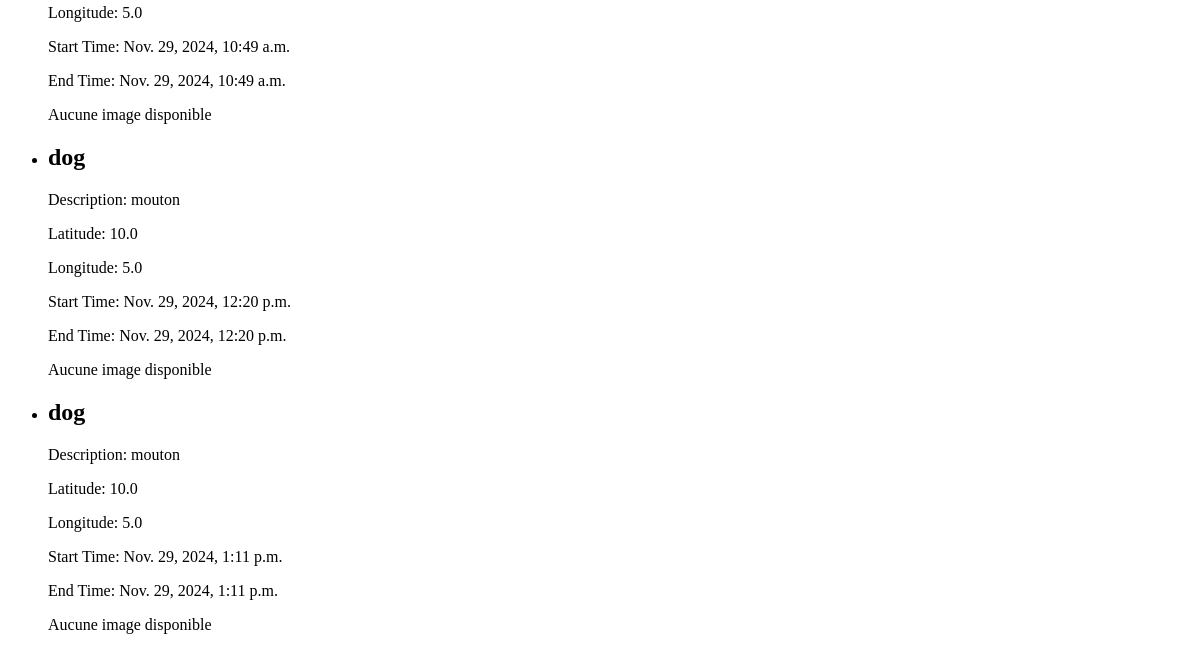
/animals/list/ (lower part), run on an earlier commit of the app's database.
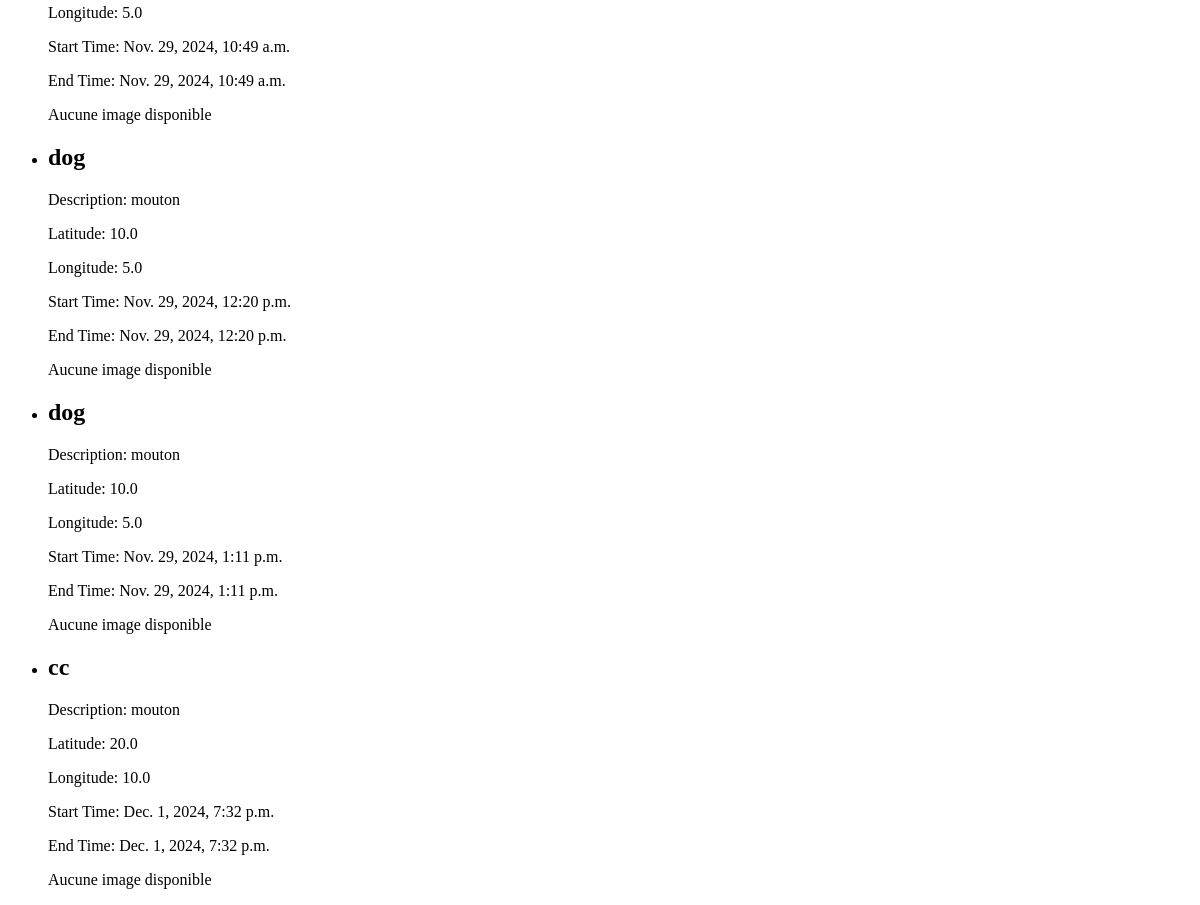
And on a later commit of the database.
### animals/models.py (models this page shows, shortened)
class Animal(models.Model):
    ANIMAL_CHOICES = [
        ('mouton', 'Mouton'),
        ('chat', 'Chat'),
        ('chien', 'Chien'),
    ]
    name = models.CharField(max_length=255)
    latitude = models.FloatField()
    longitude = models.FloatField()
    description = models.CharField(max_length=50, choices=ANIMAL_CHOICES,default='mouton')  # Utilisation de choices
    start_time = models.DateTimeField(default=timezone.now)
    end_time = models.DateTimeField(default=timezone.now)
    image = models.ImageField(upload_to='animal_images/', null=True, blank=True)

### animals/views.py (the view)
# urls.py: path('list/', views.animal_list, name='animal_list'),  # Liste des animaux
def animal_list(request):
    animals = Animal.objects.all()  # Récupère tous les animaux
    return render(request, 'animals/animal_list.html', {'animals': animals})

### animals/templates/animals/animal_list.html (shortened to what this page needs)
<!DOCTYPE html>
<html>
<head>
</head>
<body>
<ul>
    {% for animal in animals %}
        <li>
            <h2>{{ animal.name }}</h2>
            <p>Description: {{ animal.description }}</p>
            <p>Latitude: {{ animal.latitude }}</p>
            <p>Longitude: {{ animal.longitude }}</p>
            <p>Start Time: {{ animal.start_time }}</p>
            <p>End Time: {{ animal.end_time }}</p>
            {% if animal.image %}
                <img src="{{ animal.image.url }}" alt="Image de {{ animal.name }}" width="200">
            {% else %}
                <p>Aucune image disponible</p>
            {% endif %}
        </li>
    {% endfor %}
</ul>
</body>
</html>

What changed in the data, as far as the page shows it:
added Animal: name "cc", description "mouton", latitude "20.0", longitude "10.0", start_time "Dec. 1, 2024, 7:32 p.m.", end_time "Dec. 1, 2024, 7:32 p.m.", image "Aucune image disponible"
